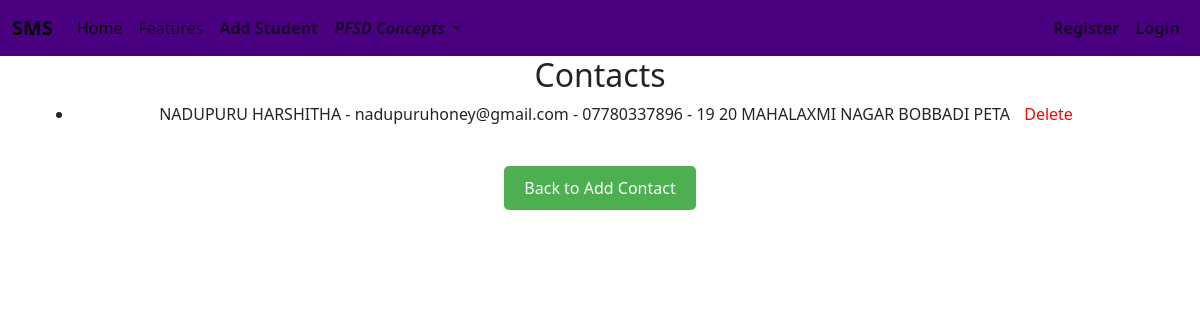
The page /view_contacts/ on the database its author committed.
### adminapp/models.py (models this page shows, shortened)
class Contact(models.Model):
    name = models.CharField(max_length=100)
    email = models.EmailField()
    phone_number = models.CharField(max_length=15)
    address = models.TextField()

### adminapp/views.py (the view)
# urls.py: path('view_contacts/', views.view_contacts, name='view_contacts'),
def view_contacts(request):
    contacts = Contact.objects.all()
    return render(request, 'adminapp/view_contacts.html', {'contacts': contacts})

### templates/adminapp/view_contacts.html (shortened to what this page needs)
{% extends 'Navbar/ProjectNavbar.html' %}
{% load static %}
{% block body %}
<div class="container text-center">
  <div class="row">
    <div class="col">
      <h2>Contacts</h2>
      <ul>
        {% for contact in contacts %}
          <li>
            {{ contact.name }} - {{ contact.email }} - {{ contact.phone_number }} - {{ contact.address }}
            <a href="{% url 'delete_contact' contact.pk %}" style="color: red; text-decoration: none; margin-left: 10px;">Delete</a>
          </li>
        {% endfor %}
      </ul>
      <br>
      <a href="{% url 'add_contact' %}" style="display: inline-block; padding: 10px 20px; background-color: #4CAF50; color: white; text-decoration: none; border-radius: 5px; transition: background-color 0.3s;">
        Back to Add Contact
      </a>
    </div>
  </div>
</div>
{% endblock %}

### rows shown on the page
Contact: name "NADUPURU HARSHITHA", email "nadupuruhoney@gmail.com", phone_number "07780337896", address "19 20 MAHALAXMI NAGAR BOBBADI PETA"
